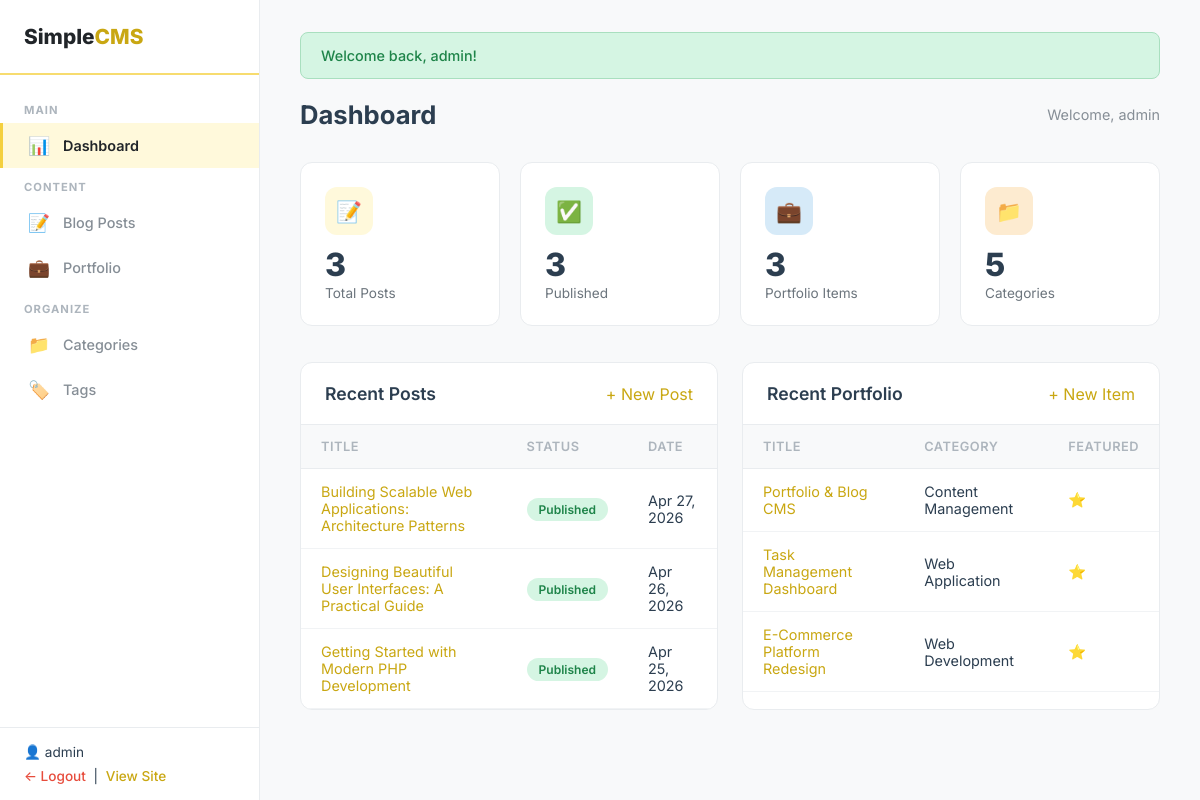
/admin/index.php (signed in), run on the app's committed database.
### tables this page shows
CREATE TABLE IF NOT EXISTS `users` (
    `id` INT UNSIGNED AUTO_INCREMENT PRIMARY KEY,
    `username` VARCHAR(50) NOT NULL UNIQUE,
    `password` VARCHAR(255) NOT NULL,
    `email` VARCHAR(100) NOT NULL UNIQUE,
    `created_at` DATETIME NOT NULL DEFAULT CURRENT_TIMESTAMP
);

CREATE TABLE IF NOT EXISTS `blog_posts` (
    `id` INT UNSIGNED AUTO_INCREMENT PRIMARY KEY,
    `title` VARCHAR(255) NOT NULL,
    `slug` VARCHAR(280) NOT NULL UNIQUE,
    `content` LONGTEXT NOT NULL,
    `excerpt` TEXT NULL,
    `featured_image` VARCHAR(255) NULL,
    `category_id` INT UNSIGNED NULL,
    `author_id` INT UNSIGNED NOT NULL,
    `status` ENUM('draft','published') NOT NULL DEFAULT 'draft',
    `created_at` DATETIME NOT NULL DEFAULT CURRENT_TIMESTAMP,
    `updated_at` DATETIME NOT NULL DEFAULT CURRENT_TIMESTAMP ON UPDATE CURRENT_TIMESTAMP,
    INDEX `idx_status` (`status`),
    INDEX `idx_category` (`category_id`),
    INDEX `idx_author` (`author_id`),
    INDEX `idx_created` (`created_at`),
    CONSTRAINT `fk_post_category` FOREIGN KEY (`category_id`) REFERENCES `categories`(`id`) ON DELETE SET NULL,
    CONSTRAINT `fk_post_author` FOREIGN KEY (`author_id`) REFERENCES `users`(`id`) ON DELETE CASCADE
);

CREATE TABLE IF NOT EXISTS `portfolio_items` (
    `id` INT UNSIGNED AUTO_INCREMENT PRIMARY KEY,
    `title` VARCHAR(255) NOT NULL,
    `slug` VARCHAR(280) NOT NULL UNIQUE,
    `description` LONGTEXT NOT NULL,
    `images` JSON NULL,
    `project_url` VARCHAR(500) NULL,
    `technologies_used` VARCHAR(500) NULL,
    `category` VARCHAR(100) NULL,
    `featured` TINYINT(1) NOT NULL DEFAULT 0,
    `created_at` DATETIME NOT NULL DEFAULT CURRENT_TIMESTAMP,
    INDEX `idx_featured` (`featured`),
    INDEX `idx_portfolio_created` (`created_at`)
);

### includes/functions.php (called while the page is built, shortened)
<?php
function sanitize($str) {
    return htmlspecialchars($str, ENT_QUOTES, 'UTF-8');
}
function isLoggedIn() {
    return isset($_SESSION['user_id']);
}
function getCurrentUser($conn) {
    $stmt = mysqli_prepare($conn, "SELECT id, username, email FROM users WHERE id = ?");
    mysqli_stmt_bind_param($stmt, 'i', $_SESSION['user_id']);
    mysqli_stmt_execute($stmt);
    $result = mysqli_stmt_get_result($stmt);
    $user = mysqli_fetch_assoc($result);
    return $user;
}
function formatDate($date, $format = 'M j, Y') {
    return date($format, strtotime($date));
}
function getFlash() {
    if (isset($_SESSION['flash'])) {
        $flash = $_SESSION['flash'];
        return $flash;
    }
    return null;
}
function getStats($conn) {
    $stats = [];
    $result = mysqli_query($conn, "SELECT COUNT(*) as c FROM blog_posts");
    $stats['total_posts'] = mysqli_fetch_assoc($result)['c'];
    $result = mysqli_query($conn, "SELECT COUNT(*) as c FROM blog_posts WHERE status='published'");
    $stats['published_posts'] = mysqli_fetch_assoc($result)['c'];
    $result = mysqli_query($conn, "SELECT COUNT(*) as c FROM blog_posts WHERE status='draft'");
    $stats['draft_posts'] = mysqli_fetch_assoc($result)['c'];
    $result = mysqli_query($conn, "SELECT COUNT(*) as c FROM portfolio_items");
    $stats['total_portfolio'] = mysqli_fetch_assoc($result)['c'];
    $result = mysqli_query($conn, "SELECT COUNT(*) as c FROM categories");
    $stats['total_categories'] = mysqli_fetch_assoc($result)['c'];
    $result = mysqli_query($conn, "SELECT COUNT(*) as c FROM tags");
    $stats['total_tags'] = mysqli_fetch_assoc($result)['c'];
    $result = mysqli_query($conn, "SELECT COUNT(*) as c FROM users");
    $stats['total_users'] = mysqli_fetch_assoc($result)['c'];
    return $stats;
}

### admin/index.php (the view, shortened to what this page needs)
<?php
require_once __DIR__ . '/includes/header.php';
$stats = getStats($conn);
$recentPosts = mysqli_query($conn, "SELECT bp.*, c.name as category_name FROM blog_posts bp LEFT JOIN categories c ON bp.category_id = c.id ORDER BY bp.created_at DESC LIMIT 5");
$recentPortfolio = mysqli_query($conn, "SELECT * FROM portfolio_items ORDER BY created_at DESC LIMIT 5");
?>
<div class="admin-topbar">
    <h1>Dashboard</h1>
    <div class="user-info">Welcome, <?= sanitize($currentUser['username']) ?></div>
</div>
<div class="stats-grid">
    <div class="stat-card">
        <div class="stat-icon lemon">📝</div>
        <div class="stat-number"><?= $stats['total_posts'] ?></div>
        <div class="stat-label">Total Posts</div>
    </div>
    <div class="stat-card">
        <div class="stat-icon green">✅</div>
        <div class="stat-number"><?= $stats['published_posts'] ?></div>
        <div class="stat-label">Published</div>
    </div>
    <div class="stat-card">
        <div class="stat-icon blue">💼</div>
        <div class="stat-number"><?= $stats['total_portfolio'] ?></div>
        <div class="stat-label">Portfolio Items</div>
    </div>
    <div class="stat-card">
        <div class="stat-icon orange">📁</div>
        <div class="stat-number"><?= $stats['total_categories'] ?></div>
        <div class="stat-label">Categories</div>
    </div>
</div>
<div style="display:grid;grid-template-columns:1fr 1fr;gap:24px">
<div class="admin-table-wrap">
    <div class="admin-table-header">
        <h3>Recent Posts</h3>
        <a href="<?= ADMIN_URL ?>/posts/create.php" class="btn btn-primary btn-sm">+ New Post</a>
    </div>
    <table class="admin-table">
        <thead><tr><th>Title</th><th>Status</th><th>Date</th></tr></thead>
        <tbody>
        <?php while ($post = mysqli_fetch_assoc($recentPosts)): ?>
        <tr>
            <td><a href="<?= ADMIN_URL ?>/posts/edit.php?id=<?= $post['id'] ?>"><?= sanitize($post['title']) ?></a></td>
            <td><span class="status-<?= $post['status'] ?>"><?= ucfirst($post['status']) ?></span></td>
            <td><?= formatDate($post['created_at']) ?></td>
        </tr>
        <?php endwhile; ?>
        </tbody>
    </table>
</div>
<div class="admin-table-wrap">
    <div class="admin-table-header">
        <h3>Recent Portfolio</h3>
        <a href="<?= ADMIN_URL ?>/portfolio/create.php" class="btn btn-primary btn-sm">+ New Item</a>
    </div>
    <table class="admin-table">
        <thead><tr><th>Title</th><th>Category</th><th>Featured</th></tr></thead>
        <tbody>
        <?php while ($item = mysqli_fetch_assoc($recentPortfolio)): ?>
        <tr>
            <td><a href="<?= ADMIN_URL ?>/portfolio/edit.php?id=<?= $item['id'] ?>"><?= sanitize($item['title']) ?></a></td>
            <td><?= sanitize($item['category'] ?? '—') ?></td>
            <td><?= $item['featured'] ? '⭐' : '—' ?></td>
        </tr>
        <?php endwhile; ?>
        </tbody>
    </table>
</div>
</div>
<?php require_once __DIR__ . '/includes/footer.php'; ?>

### admin/includes/header.php (shortened to what this page needs)
<?php require_once __DIR__ . '/auth_check.php'; $currentUser = getCurrentUser($conn); ?>
<!DOCTYPE html>
<html lang="en">
<head>
    <link rel="stylesheet" href="<?= SITE_URL ?>/public/css/admin.css">
</head>
<body class="admin-body">
<aside class="admin-sidebar">
    <div class="sidebar-brand">Simple<span>CMS</span></div>
    <nav class="sidebar-nav">
        <div class="sidebar-section">Main</div>
        <a href="<?= ADMIN_URL ?>/index.php" class="<?= basename($_SERVER['PHP_SELF']) === 'index.php' && strpos($_SERVER['PHP_SELF'], '/admin/posts/') === false && strpos($_SERVER['PHP_SELF'], '/admin/portfolio/') === false ? 'active' : '' ?>">
            <span class="nav-icon">📊</span> Dashboard
        </a>
        <div class="sidebar-section">Content</div>
        <a href="<?= ADMIN_URL ?>/posts/" class="<?= strpos($_SERVER['PHP_SELF'], '/admin/posts/') !== false ? 'active' : '' ?>">
            <span class="nav-icon">📝</span> Blog Posts
        </a>
        <a href="<?= ADMIN_URL ?>/portfolio/" class="<?= strpos($_SERVER['PHP_SELF'], '/admin/portfolio/') !== false ? 'active' : '' ?>">
            <span class="nav-icon">💼</span> Portfolio
        </a>
        <div class="sidebar-section">Organize</div>
        <a href="<?= ADMIN_URL ?>/categories.php" class="<?= basename($_SERVER['PHP_SELF']) === 'categories.php' ? 'active' : '' ?>">
            <span class="nav-icon">📁</span> Categories
        </a>
        <a href="<?= ADMIN_URL ?>/tags.php" class="<?= basename($_SERVER['PHP_SELF']) === 'tags.php' ? 'active' : '' ?>">
            <span class="nav-icon">🏷️</span> Tags
        </a>
    </nav>
    <div class="sidebar-footer">
        <p style="margin-bottom:8px">👤 <?= sanitize($currentUser['username'] ?? 'Admin') ?></p>
        <a href="<?= ADMIN_URL ?>/logout.php">← Logout</a>
        &nbsp;|&nbsp;
        <a href="<?= SITE_URL ?>/" style="color:var(--gold)">View Site</a>
    </div>
</aside>
<main class="admin-main">
<?php $flash = getFlash(); if ($flash): ?>
    <div class="alert alert-<?= $flash['type'] ?>"><?= sanitize($flash['message']) ?></div>
<?php endif; ?>

### data on the page
users: username "admin"
blog_posts: title "Building Scalable Web Applications: Architecture Patterns", status "Published", created_at "Apr 27, 2026"
blog_posts: title "Designing Beautiful User Interfaces: A Practical Guide", status "Published", created_at "Apr 26, 2026"
blog_posts: title "Getting Started with Modern PHP Development", status "Published", created_at "Apr 25, 2026"
portfolio_items: title "Portfolio & Blog CMS", category "Content Management"
portfolio_items: title "Task Management Dashboard", category "Web Application"
portfolio_items: title "E-Commerce Platform Redesign", category "Web Development"

### other printed values
$flash['message'] "Welcome back, admin!"
$stats['total_posts'] "3"
$stats['published_posts'] "3"
$stats['total_portfolio'] "3"
$stats['total_categories'] "5"
